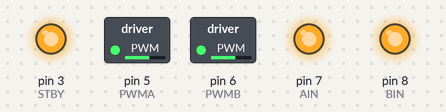
Simulated run of this sketch. Board: Arduino Uno, built with avr-gcc and run on an emulated ATmega328P. Shown: switched loads named in the sketch (green lamp = pin HIGH), output pins drawn as LEDs (lit = HIGH). At 4.1 s the program stops and its outputs stay as they are.

Above: at 0.1 s.
At 4.1 s:
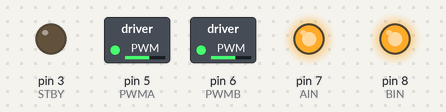
Timing chart, 0 to 5.6 s (numbered marks = the images above):
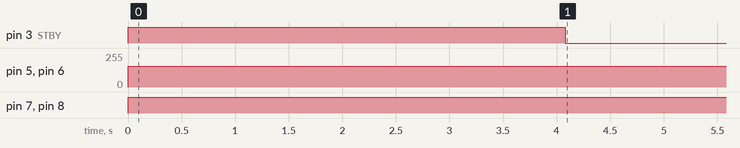

The sketch:

Robot_Car_change_speed.ino
```cpp
#define PWMA 5    // Controls power to right motor
#define PWMB 6    // Controls power to left motor
#define AIN 7     // Controls direction of right motor, HIGH = FORWARD, LOW = REVERSE
#define BIN 8     // Controls direction of right motor, HIGH = FORWARD, LOW = REVERSE
#define STBY 3    // Place Motors in standby if LOW, Run if HIGH

float distance;
int degRot;
int leftSpeed, rightSpeed;

void setup() {
  // put your setup code here, to run once:
  Serial.begin(9600);
pinMode (STBY,OUTPUT);
pinMode (PWMA,OUTPUT);
pinMode (PWMB,OUTPUT);
pinMode (AIN,OUTPUT);
pinMode (BIN,OUTPUT);
digitalWrite(STBY,LOW);  // put it in Standby Mode
}

void loop() {
  leftSpeed = 155;
  rightSpeed = 155;
  setSpeed(leftSpeed, rightSpeed);

  forward(10);

  while(1==1){

  }
}

void setSpeed(int leftVal, int rightVal){
  analogWrite(PWMA, leftVal);
  analogWrite(PWMB, rightVal);
}

void forward(float distance){
  float time;
  digitalWrite(AIN,HIGH);
  digitalWrite(BIN,HIGH);
  time=distance/2.45*1000;  //after calibration the car travelled 12ft 3 inches in 5 seconds

  digitalWrite(STBY,HIGH);
  delay(time);  // move for "time" seconds
  stopCar();
}

void backward(float distance){
  float time;
//  digitalWrite(STBY,LOW);
  analogWrite(PWMA,255);
  analogWrite(PWMB,255);
  digitalWrite(AIN,LOW);
  digitalWrite(BIN,LOW);
  time=distance/2.45*1000;
  digitalWrite(STBY,HIGH);
  delay(time);
  stopCar();
}

void turnRight(int deg){
  float time;
  //digitalWrite(STBY,LOW);
  analogWrite(PWMA,255);
  analogWrite(PWMB,255);
  digitalWrite(AIN,LOW);
  digitalWrite(BIN,HIGH);
  time=deg/345.*1000.; //after calibration the robot rotated 1725 degrees in 5 seconds
  Serial.println(deg);
  digitalWrite(STBY,HIGH);
  delay(time);
  stopCar();
}

void turnLeft(float deg){
  float time;
//  digitalWrite(STBY,LOW);
  analogWrite(PWMA,255);
  analogWrite(PWMB,255);
  digitalWrite(AIN,HIGH);
  digitalWrite(BIN,LOW);
  time=deg/345.*1000.;
  Serial.println(deg);
  digitalWrite(STBY,HIGH);
  delay(time);
  stopCar();
}

void stopCar(){
 digitalWrite(STBY, LOW);
}

//Calibration             }
void calF(){
  analogWrite(PWMA,255);
  analogWrite(PWMB,255);
  digitalWrite(AIN,HIGH);
  digitalWrite(BIN,HIGH);
  digitalWrite(STBY,HIGH);
  delay(5000);
  stopCar();
}

void calB(){
  digitalWrite(PWMA,HIGH);
  digitalWrite(PWMB,HIGH);
  digitalWrite(AIN,LOW);
  digitalWrite(BIN,LOW);
  digitalWrite(STBY,HIGH);
  delay(5000);
  stopCar();
}

void calR(){
  digitalWrite(PWMA,HIGH);
  digitalWrite(PWMB,HIGH);
  digitalWrite(AIN,LOW);
  digitalWrite(BIN,HIGH);
  digitalWrite(STBY,HIGH);
  delay(5000);
  stopCar();
}

void calL(){
  digitalWrite(PWMA,HIGH);
  digitalWrite(PWMB,HIGH);
  digitalWrite(AIN,HIGH);
  digitalWrite(BIN,LOW);
  digitalWrite(STBY,HIGH);
  delay(5000);
  stopCar();
}
              
```

Measured:
- by itself, pin 3 (STBY): LOW → HIGH at 0.00 s, → LOW 4.1 s later
- by itself, pin 5 (PWMA), pin 6 (PWMB): 0/255 → 155/255 at 0.00 s
- by itself, pin 7 (AIN), pin 8 (BIN): LOW → HIGH at 0.00 s
